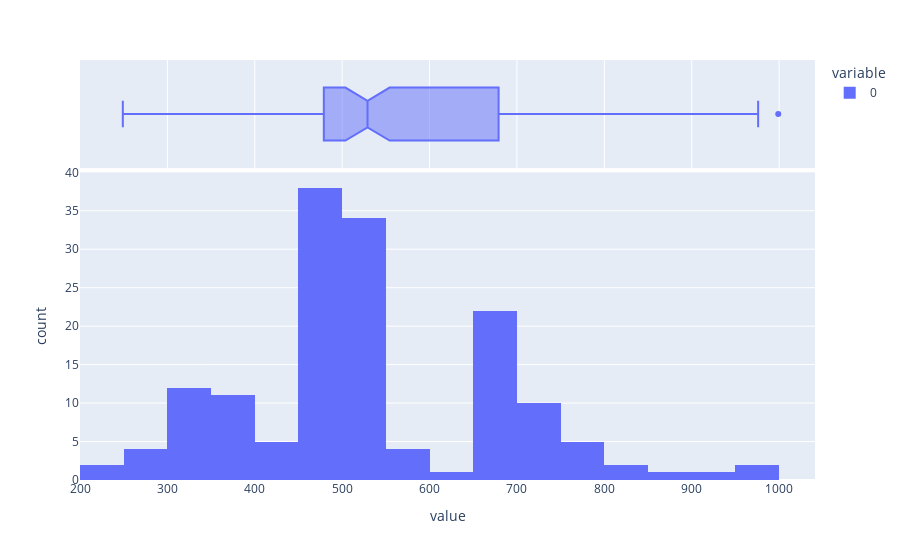

Notebook cell for this chart:
### Code cell
px.histogram(prices[prices < 1000], marginal='box')

### Figure 1 — Plotly figure (JSON) as saved in the notebook; plotly's stock layout.template omitted (floating-point values rounded to 4 significant figures; data arrays with more than 128 entries replaced by an {"elided": "..."} marker saying what was removed)
{"data": [{"alignmentgroup": "True", "bingroup": "x", "hovertemplate": "variable=0<br>value=%{x}<br>count=%{y}<extra></extra>", "legendgroup": "0", "marker": {"color": "#636efa", "pattern": {"shape": ""}}, "name": "0", "offsetgroup": "0", "orientation": "v", "showlegend": true, "type": "histogram", "x": {"elided": "154 float values"}, "xaxis": "x", "yaxis": "y"}, {"alignmentgroup": "True", "hovertemplate": "variable=0<br>value=%{x}<extra></extra>", "legendgroup": "0", "marker": {"color": "#636efa"}, "name": "0", "notched": true, "offsetgroup": "0", "showlegend": false, "type": "box", "x": {"elided": "154 float values"}, "xaxis": "x2", "yaxis": "y2"}], "layout": {"barmode": "relative", "legend": {"title": {"text": "variable"}, "tracegroupgap": 0}, "margin": {"t": 60}, "xaxis": {"anchor": "y", "domain": [0, 1], "title": {"text": "value"}}, "xaxis2": {"anchor": "y2", "domain": [0, 1], "matches": "x", "showgrid": true, "showticklabels": false}, "yaxis": {"anchor": "x", "domain": [0, 0.7326], "title": {"text": "count"}}, "yaxis2": {"anchor": "x2", "domain": [0.7426, 1], "matches": "y2", "showgrid": false, "showline": false, "showticklabels": false, "ticks": ""}}}
